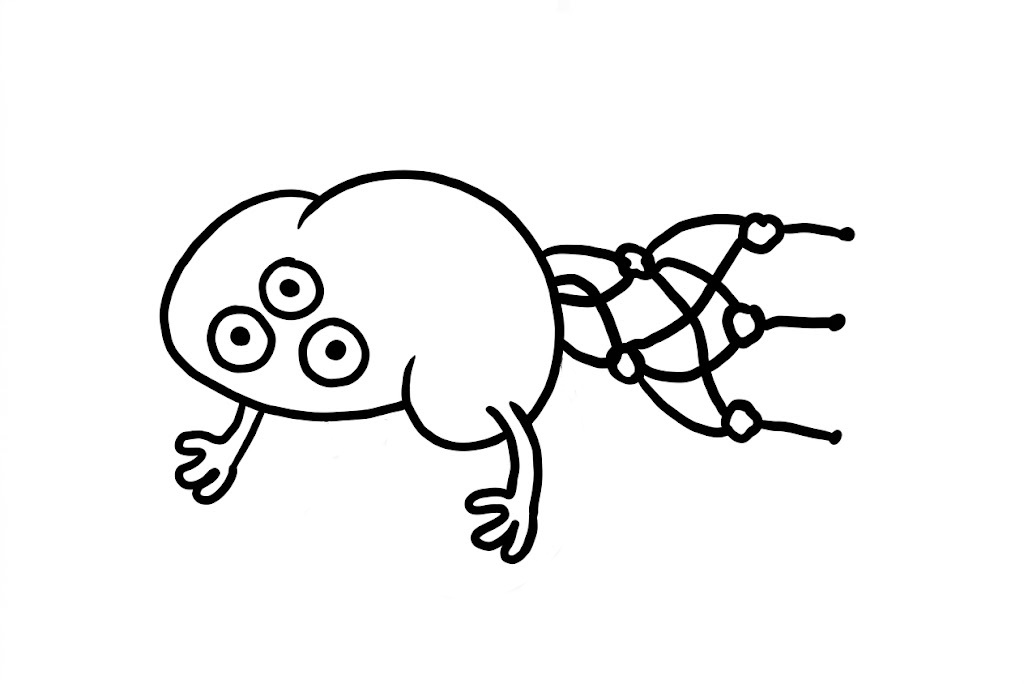
#> input picture img/kaira_kun/fake/1.jpg, 1024 x 684 px
$ python -i tone.py   (imports and definitions only)
#> lines starting #> are read from the running program, lines starting #| are printed output that depends on the picture; after the words box and inside, x2 and y2 are one past the last pixel; in counts of white or black regions, pixels touching at a corner belong together
#> further down, picture is the input picture: shape (684, 1024); min 0, max 255, mean 240.5
from functools import lru_cache

import numpy as np
from PIL import Image
from scipy import ndimage as ndi
from skimage.morphology import skeletonize

from gen_img.paths import BACKGROUND_DIR


def measure_tone(gray: np.ndarray, region: np.ndarray | None = None) -> tuple[float, float]:
    """（線の芯の黒さ, 線から離れた所の白さ）。どちらも中央値"""
    region = np.ones(gray.shape, bool) if region is None else region
    lines = gray < 128
    core = gray[skeletonize(lines) & region]
    paper = gray[~ndi.binary_dilation(gray < 200, iterations=3) & region]
    black = float(np.median(core)) if core.size else 0.0
    white = float(np.median(paper)) if paper.size else 255.0
    return black, white


def core_width(gray: np.ndarray, upscale: int = 4) -> float:
    """線の芯の位置での線の太さ（px、真ん中半分の平均）。見た目の太さに近い。拡大して細かく測る"""
#> called with upscale = 4
    size = (gray.shape[1] * upscale, gray.shape[0] * upscale)
#> size = (4096, 2736)
    big = np.asarray(Image.fromarray(gray.clip(0, 255).astype(np.uint8)).resize(size, Image.LANCZOS))
    dark = big < 128
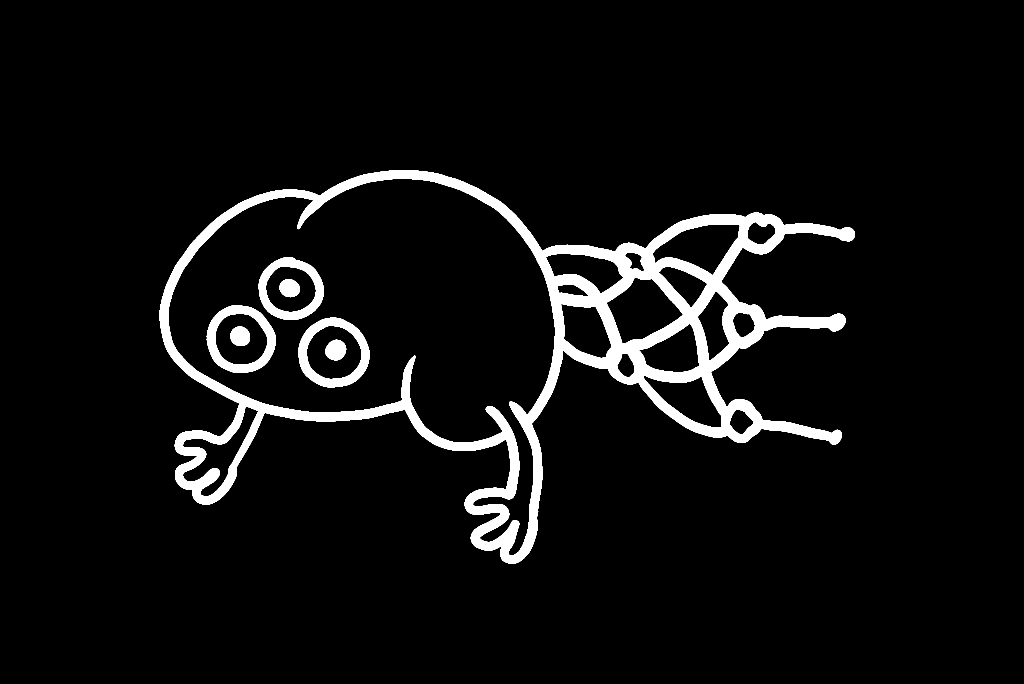
#> dark: shape (2736, 4096) bool (shown at 1/4 size); 5.6% white; 7 white regions, largest, box (x1, y1, x2, y2) and area: (639, 681, 3420, 2256) 545017, (1194, 1270, 1478, 1549) 25733, (827, 1221, 1103, 1492) 24818
    skeleton = skeletonize(dark)
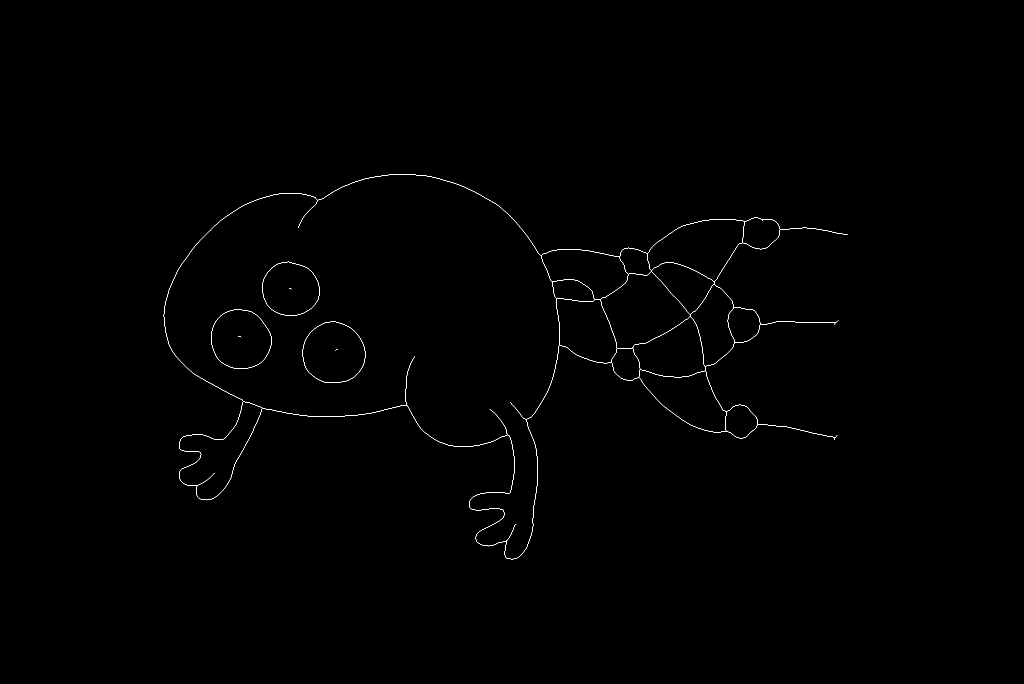
#> skeleton: shape (2736, 4096) bool (shown at 1/4 size); 0.14% white in thin lines or dots, all inside (x1, y1, x2, y2) = (655, 698, 3391, 2237)
    if not skeleton.any():
        return 0.0
    widths = 2 * ndi.distance_transform_edt(dark)[skeleton] / upscale
#> widths = 15921 values, max 19.21 at index 8280, min 1.5 at index 8586, mean 9.06
    low, high = np.percentile(widths, [25, 75])
#> low = 8.25; high = 9.82
    return float(widths[(widths >= low) & (widths <= high)].mean())


def _load_background(bg_id: int) -> np.ndarray:
    return np.asarray(Image.open(BACKGROUND_DIR / f"{bg_id}.png").convert("L")).astype(np.float32)


@lru_cache
def background_tone(bg_id: int) -> tuple[float, float]:
    return measure_tone(_load_background(bg_id))


@lru_cache
def background_stroke(bg_id: int) -> float:
    return core_width(_load_background(bg_id))


def match_tone(gray: np.ndarray, source: tuple[float, float], target: tuple[float, float]) -> np.ndarray:
    """source の黒と白が target の黒と白になるよう、濃さを直線で付け直す"""
    (sb, sw), (tb, tw) = source, target
    if sw - sb < 1:
        return gray
    return np.clip(tb + (gray - sb) * (tw - tb) / (sw - sb), 0, 255)

>>> import cv2
>>> picture = cv2.imread('../../../img/kaira_kun/fake/1.jpg', cv2.IMREAD_GRAYSCALE)
>>> result = core_width(picture)
#> result = 8.9
